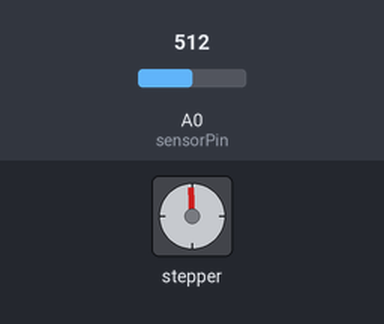
A sketch run on a simulated Arduino Uno, built with avr-gcc and run on an emulated ATmega328P. On the bench: stepper motor. The test bench sets the inputs (shaded band); at power-on: A0 (sensorPin) = 512. Stepper angles assume 200 steps per turn; what the sketch prints to the serial monitor is not drawn.

Above: at 1.2 s.
1.3 s: A0 (sensorPin) set to 716
At 2.9 s:
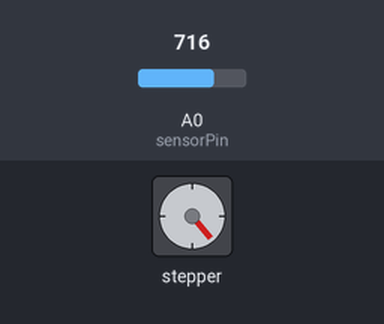
3.2 s: A0 (sensorPin) set to 1023
At 5.0 s:
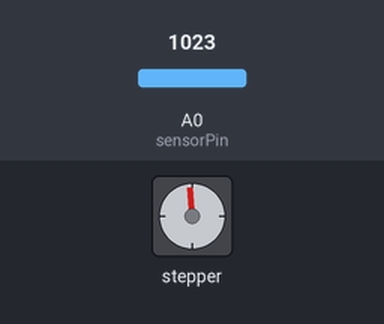
5.3 s: A0 (sensorPin) set to 511
At 5.76 s:
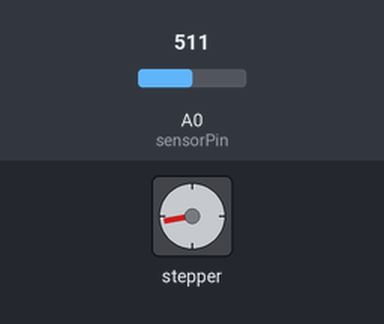
7.8 s: A0 (sensorPin) set to 122
At 9.6 s:
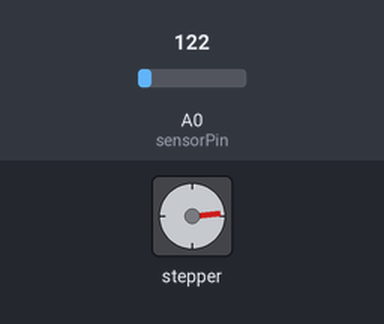
9.9 s: A0 (sensorPin) set to 900
At 12.6 s:
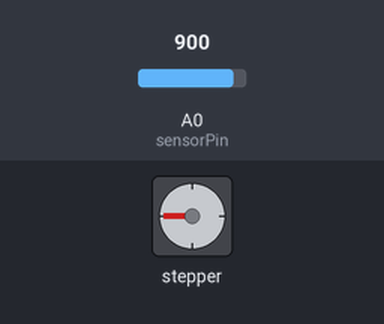
12.9 s: A0 (sensorPin) set to 490
At 15.0 s:
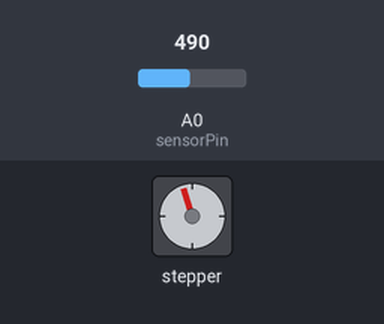
Timing chart, 0 to 16.2 s (numbered marks = the images above; inputs shaded):
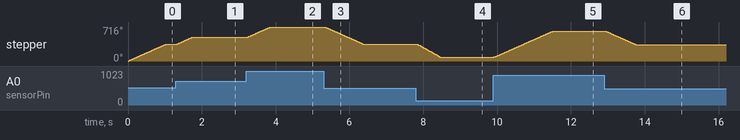

The sketch:

stepper_position_potentialmeter.ino
```cpp
#include <AccelStepper.h>

#define pul 6
#define dir 7

int position;

//Global Variables
    int sensorPin = 0;      //pin number to use the ADC
    int sensorValue = 0;    //initialization of sensor variable, equivalent to EMA Y
    float EMA_a = 0.6;      //initialization of EMA alpha
    int EMA_S = 0;          //initialization of EMA S


AccelStepper stepper = AccelStepper(1, pul, dir);

void setup() {
  stepper.setMaxSpeed(500);
  EMA_S = analogRead(sensorPin);  //set EMA S for t=1
  Serial.begin(9600);
}

void loop() {
  sensorValue = map(analogRead(A0), 0, 1023, 0, 399);
  EMA_S = (EMA_a*sensorValue) + ((1-EMA_a)*EMA_S);
  stepper.setSpeed(2000);
  stepper.moveTo(EMA_S);
  stepper.runSpeedToPosition();
  Serial.println(EMA_S);
}
```

Measured:
- after the input at 1.3 s, stepper: turns 142° clockwise in 0.41 s, starting at once
- after the input at 3.2 s, stepper: turns 216° clockwise in 0.64 s, starting at once
- after the input at 5.3 s, stepper: turns 358° counter-clockwise in 1.1 s, starting at once
- after the input at 7.8 s, stepper: turns 274° counter-clockwise in 0.65 s, starting at once
- after the input at 9.9 s, stepper: turns 546° clockwise in 1.6 s, starting at once
- after the input at 12.9 s, stepper: turns 287° counter-clockwise in 0.85 s, starting at once
- by itself, stepper: keeps turning clockwise at about 355°/s
